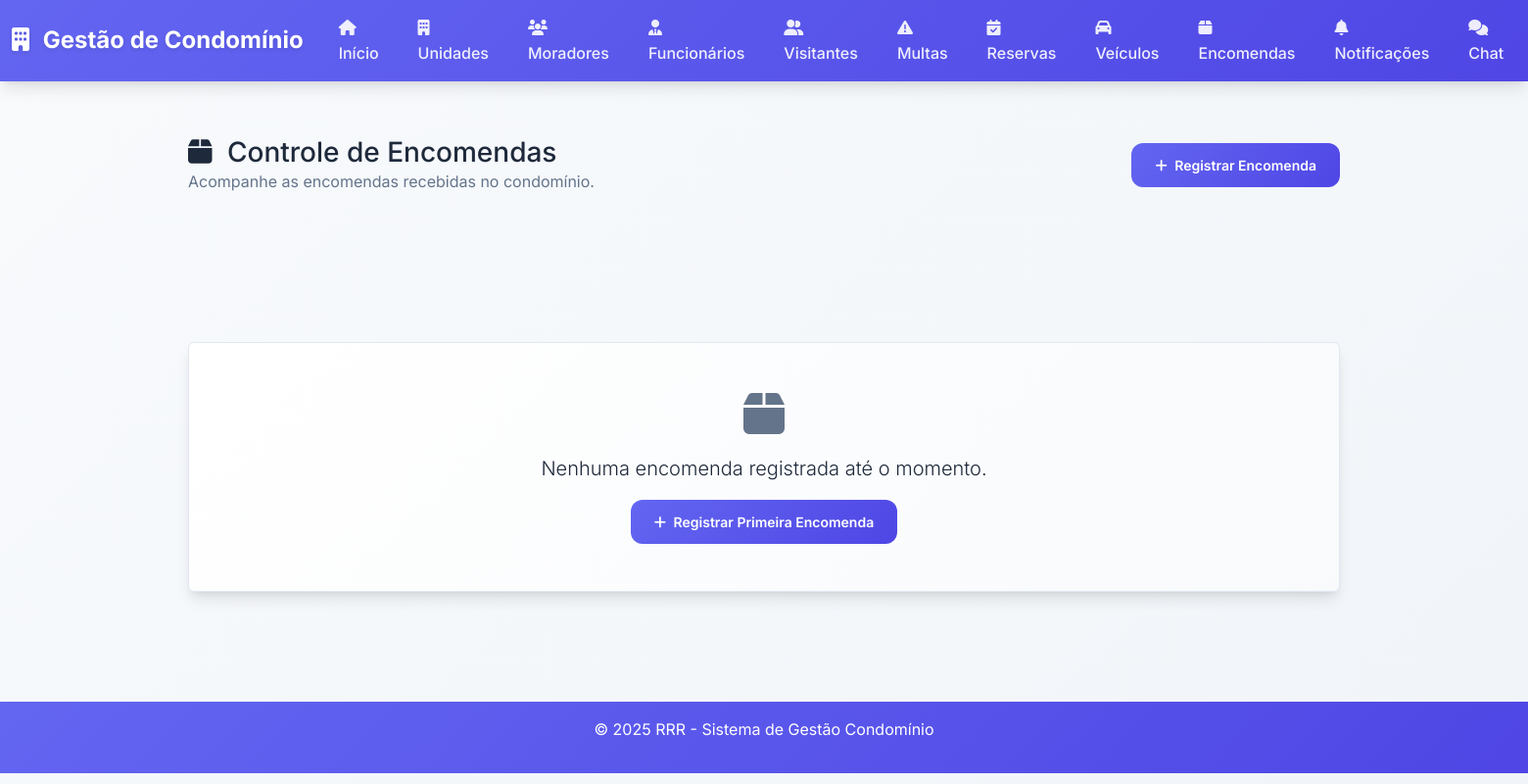
Before: /encomendas (signed in) with the older database file.
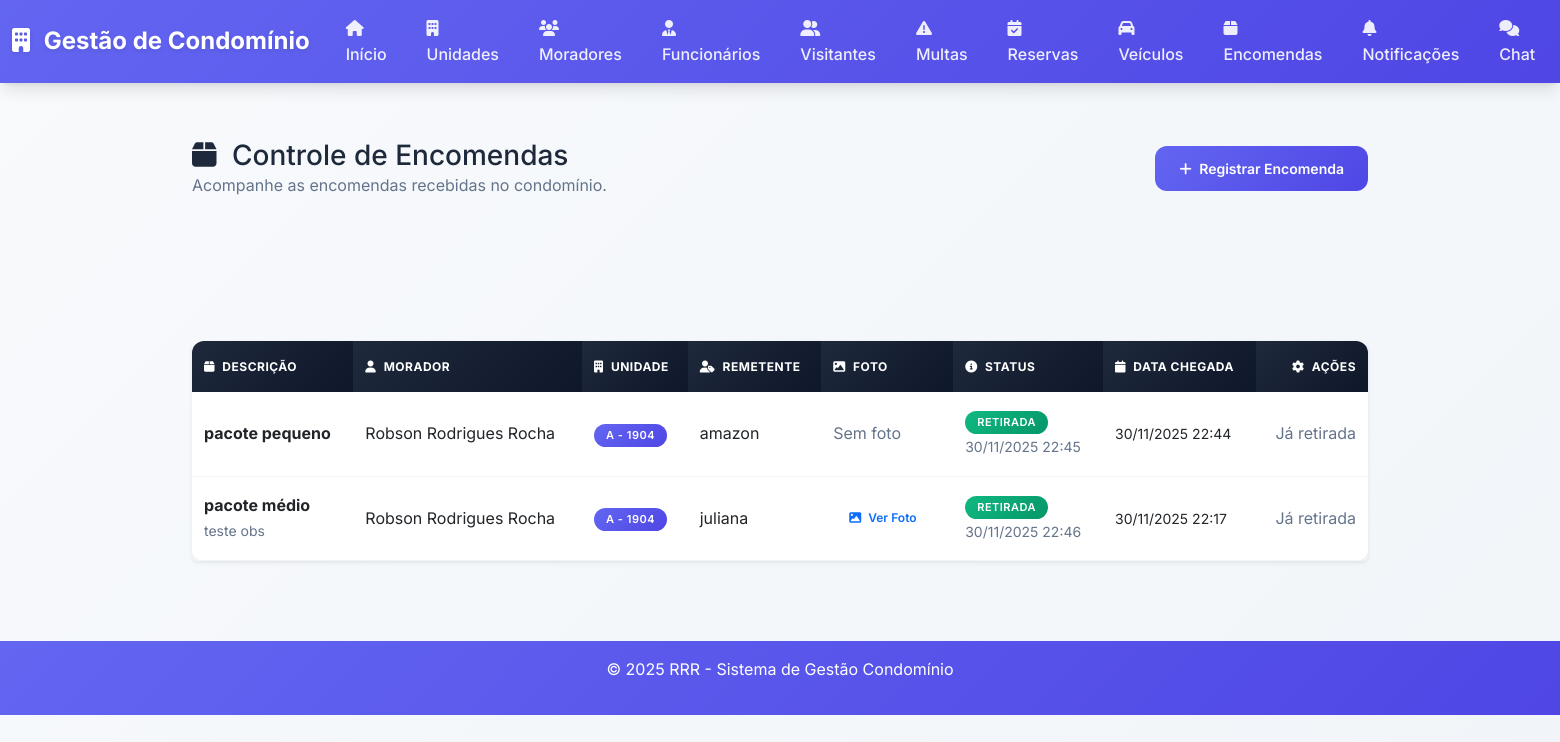
After: the same page with the newer database file.
### app.py (models this page shows)
class Encomenda(db.Model):
    id = db.Column(db.Integer, primary_key=True)
    morador_id = db.Column(db.Integer, db.ForeignKey('morador.id'), nullable=False)
    descricao = db.Column(db.String(200), nullable=False)
    remetente = db.Column(db.String(100), nullable=True)
    foto = db.Column(db.String(255), nullable=True)
    status = db.Column(db.String(20), default='Pendente')
    data_chegada = db.Column(db.DateTime, default=datetime.utcnow)
    data_retirada = db.Column(db.DateTime, nullable=True)
    observacoes = db.Column(db.Text, nullable=True)
    registrado_por = db.Column(db.Integer, db.ForeignKey('usuario.id'), nullable=False)
    morador = db.relationship('Morador', backref='encomendas')
    registrador = db.relationship('Usuario', backref='encomendas_registradas')

class Morador(db.Model):
    id = db.Column(db.Integer, primary_key=True)
    nome = db.Column(db.String(100), nullable=False)
    cpf = db.Column(db.String(14), nullable=False, unique=True)
    telefone = db.Column(db.String(15), nullable=False)
    email = db.Column(db.String(100), nullable=False)
    tipo = db.Column(db.String(20), nullable=False)
    unidade_id = db.Column(db.Integer, db.ForeignKey('unidade.id'), nullable=False)
    data_cadastro = db.Column(db.DateTime, default=datetime.utcnow)
    reservas = db.relationship('Reserva', backref='morador', lazy=True)
    notificacoes = db.relationship('Notificacao', backref='morador', lazy=True)
    veiculos = db.relationship('Veiculo', backref='morador', lazy=True)

class Unidade(db.Model):
    id = db.Column(db.Integer, primary_key=True)
    numero = db.Column(db.String(10), nullable=False, unique=True)
    bloco = db.Column(db.String(10), nullable=False)
    tipo = db.Column(db.String(20), nullable=False)
    vagas_garagem = db.Column(db.Integer, default=0)
    data_cadastro = db.Column(db.DateTime, default=datetime.utcnow)
    moradores = db.relationship('Morador', backref='unidade', lazy=True)

### app.py (the view)
@app.route('/encomendas')
@login_required
def listar_encomendas():
    usuario = Usuario.query.get(session['user_id'])
    if usuario.tipo == 'Admin':
        encomendas = Encomenda.query.join(Morador).order_by(Encomenda.data_chegada.desc()).all()
    else:
        encomendas = Encomenda.query.filter_by(morador_id=usuario.morador_id).order_by(Encomenda.data_chegada.desc()).all()
    pendentes = [e for e in encomendas if e.status == 'Pendente']
    retiradas = [e for e in encomendas if e.status == 'Retirada']
    return render_template('encomendas.html',
                         encomendas=encomendas,
                         usuario=usuario,
                         pendentes=len(pendentes),
                         retiradas=len(retiradas),
                         total=len(encomendas))

### app.py (called while the page is built)
def login_required(f):
    from functools import wraps
    @wraps(f)
    def decorated_function(*args, **kwargs):
        if 'user_id' not in session:
            return redirect(url_for('login'))
        return f(*args, **kwargs)
    return decorated_function

### templates/encomendas.html (shortened to what the changed rows need)
{% extends "base.html" %}
{% block content %}
<div class="d-flex justify-content-between align-items-center mb-4">
    <div>
        <h1 class="h3 mb-0">
            <i class="fas fa-box me-2"></i>
            Controle de Encomendas
        </h1>
    </div>
</div>
{% if encomendas %}
<div class="table-responsive shadow-sm rounded">
    <table class="table table-hover align-middle mb-0">
        <thead class="table-light">
            <tr>
                <th>
                    <i class="fas fa-box me-1"></i>
                    Descrição
                </th>
                {% if usuario.tipo == 'Admin' %}
                <th>
                    <i class="fas fa-user me-1"></i>
                    Morador
                </th>
                <th>
                    <i class="fas fa-building me-1"></i>
                    Unidade
                </th>
                {% endif %}
                <th>
                    <i class="fas fa-user-tag me-1"></i>
                    Remetente
                </th>
                <th>
                    <i class="fas fa-image me-1"></i>
                    Foto
                </th>
                <th>
                    <i class="fas fa-info-circle me-1"></i>
                    Status
                </th>
                <th>
                    <i class="fas fa-calendar me-1"></i>
                    Data Chegada
                </th>
                <th class="text-end">
                    <i class="fas fa-cog me-1"></i>
                    Ações
                </th>
            </tr>
        </thead>
        <tbody>
            {% for encomenda in encomendas %}
            <tr>
                <td>
                    <strong>{{ encomenda.descricao }}</strong>
                    {% if encomenda.observacoes %}
                    <br><small class="text-muted">{{ encomenda.observacoes }}</small>
                    {% endif %}
                </td>
                {% if usuario.tipo == 'Admin' %}
                <td>{{ encomenda.morador.nome }}</td>
                <td>
                    <span class="badge bg-primary">
                        {{ encomenda.morador.unidade.bloco }} - {{ encomenda.morador.unidade.numero }}
                    </span>
                </td>
                {% endif %}
                <td>
                    {% if encomenda.remetente %}
                        {{ encomenda.remetente }}
                    {% else %}
                        <span class="text-muted">Não informado</span>
                    {% endif %}
                </td>
                <td>
                    {% if encomenda.foto %}
                    <button type="button" class="btn btn-sm btn-outline-primary" data-bs-toggle="modal" data-bs-target="#fotoModal{{ encomenda.id }}">
                        <i class="fas fa-image me-1"></i>
                        Ver Foto
                    </button>
                    {% else %}
                    <span class="text-muted">Sem foto</span>
                    {% endif %}
                </td>
                <td>
                    {% if encomenda.status == 'Pendente' %}
                        <span class="badge bg-warning text-dark">Pendente</span>
                    {% else %}
                        <span class="badge bg-success">Retirada</span>
                        <br><small class="text-muted">{{ encomenda.data_retirada.strftime('%d/%m/%Y %H:%M') }}</small>
                    {% endif %}
                </td>
                <td>
                    <small>{{ encomenda.data_chegada.strftime('%d/%m/%Y %H:%M') }}</small>
                </td>
                <td class="text-end">
                    {% if usuario.tipo == 'Admin' %}
                        {% if encomenda.status == 'Pendente' %}
                        <form action="{{ url_for('retirar_encomenda', encomenda_id=encomenda.id) }}" method="post" class="d-inline">
                            <button type="submit" class="btn btn-sm btn-success" onclick="return confirm('Confirmar retirada desta encomenda?')">
                                <i class="fas fa-check me-1"></i>
                                Marcar como Retirada
                            </button>
                        </form>
                        {% else %}
                        <span class="text-muted">Já retirada</span>
                        {% endif %}
                    {% else %}
                        {% if encomenda.status == 'Pendente' %}
                        <span class="badge bg-warning text-dark">Aguardando retirada</span>
                        {% else %}
                        <span class="text-muted">Retirada</span>
                        {% endif %}
                    {% endif %}
                </td>
            </tr>
            {% endfor %}
        </tbody>
    </table>
</div>
{% else %}
<div class="text-center py-5 bg-light rounded">
    <i class="fas fa-box fa-3x text-muted mb-3"></i>
    <p class="lead mb-0">Nenhuma encomenda registrada até o momento.</p>
    {% if usuario.tipo == 'Admin' %}
    <a href="{{ url_for('cadastrar_encomenda') }}" class="btn btn-primary mt-3">
        <i class="fas fa-plus me-1"></i>
        Registrar Primeira Encomenda
    </a>
    {% endif %}
</div>
{% endif %}
{% endblock %}

Changed rows visible on the page:
added Encomenda: descricao "pacote pequeno", morador.nome "Robson Rodrigues Rocha", morador.unidade.bloco "A", morador.unidade.numero "1904", remetente "amazon", shows "Sem foto", data_retirada "30/11/2025 22:45", data_chegada "30/11/2025 22:44", status "Já retirada"
added Encomenda: descricao "pacote médio", observacoes "teste obs", morador.nome "Robson Rodrigues Rocha", morador.unidade.bloco "A", morador.unidade.numero "1904", remetente "juliana", data_retirada "30/11/2025 22:46", data_chegada "30/11/2025 22:17", status "Já retirada"
Other visible differences:
text no longer shown: "Nenhuma encomenda registrada até o momento. Registrar Primeira Encomenda"
text now shown: "DESCRIÇÃO MORADOR UNIDADE REMETENTE FOTO STATUS DATA CHEGADA AÇÕES"
